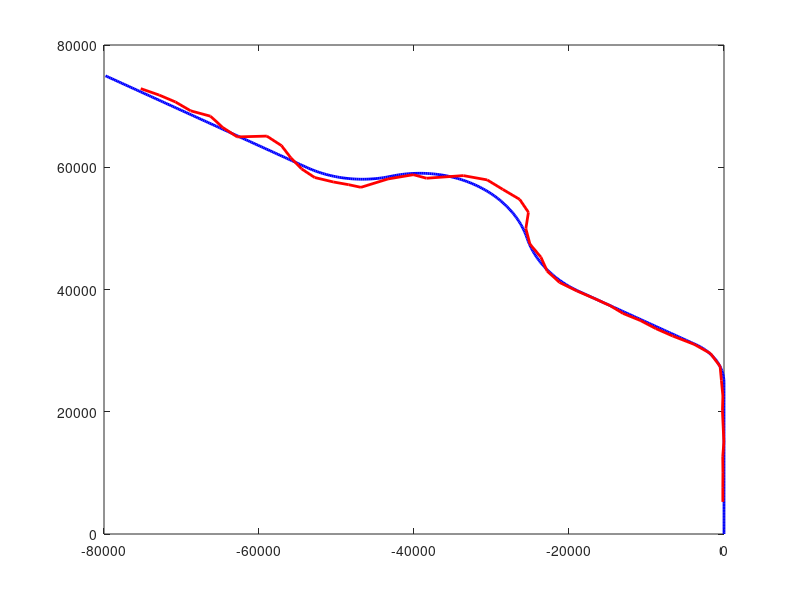

Write the MATLAB code that produced this figure.
clf
immCTData = load('immCT.txt');
tpData = load('Term Project Data.txt');
measurements = load('measurements.txt');
plot(tpData(:,1),tpData(:,3),"-b","linewidth",2);
hold on
plot(immCTData(:,1),immCTData(:,3),"-r","linewidth",2);


